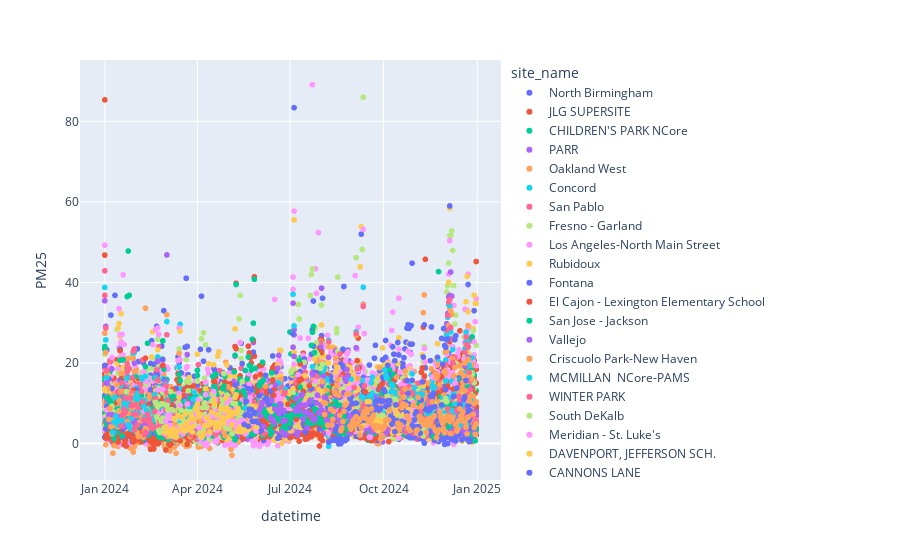

Source (notebook cell):
### Markdown cell above
### 1. How do PM2.5 levels vary by location over time?

### Code cell
# Begin with a basic plot exploring site names and overall days
pm25_site_time_basic = px.scatter(df, x='datetime', y='PM25', color='site_name')
pm25_site_time_basic.show()
